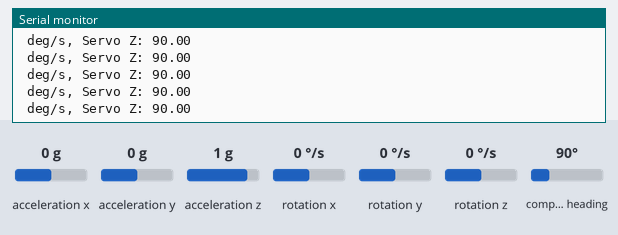
Bench run of a sketch on a simulated Arduino Uno, built with avr-gcc and run on an emulated ATmega328P. On the bench: the last lines printed to the serial monitor. The inputs (shaded band) are chosen by the test bench; at power-on: rotation z 0 °/s, acceleration x 0 g, acceleration y 0 g, acceleration z 1 g, rotation x 0 °/s, rotation y 0 °/s, compass heading 90°.

Above: at 2.2 s.
2.3 s: rotation z set to -192 °/s
At 2.34 s:
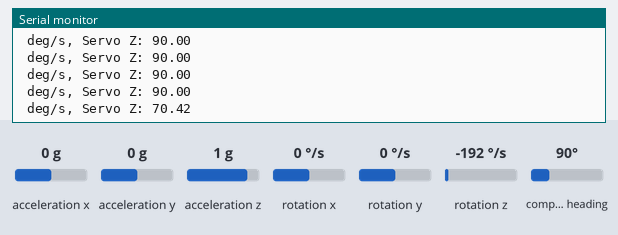
5.3 s: rotation z set to 192 °/s
At 5.3 s:
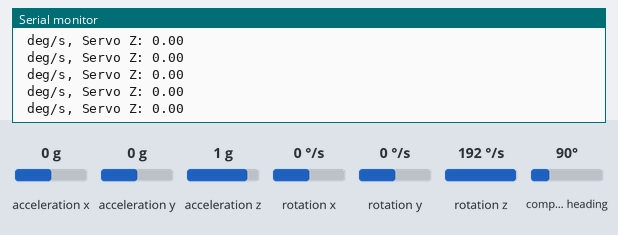
Timing chart, 0 to 8.3 s (numbered marks = the images above; inputs shaded):
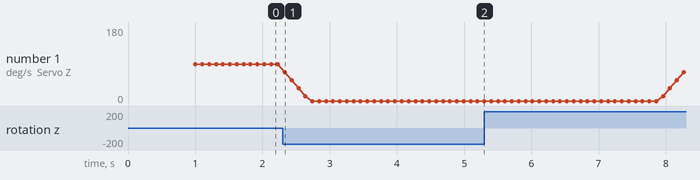

Measured:
- after the input at 2.3 s, the serial monitor: prints a new line at once (image 1)
- plotted number 1: 90 → 0 after the input at 2.3 s, 0 → 180 after the input at 5.3 s

The sketch:

main.ino
```cpp
#include <Wire.h>
#include <Adafruit_Sensor.h>
#include <Adafruit_BNO055.h>

Adafruit_BNO055 bno = Adafruit_BNO055(55);

float prevTime = 0;
float currentAngleZ = 0; // To store the cumulative rotation (yaw)
float servoZ = 90;  // Starting position for the servo motor (assuming 90 is straight ahead)

void setup() {
  Serial.begin(9600);
  Serial.println("Initializing BNO055...");

  if (!bno.begin()) {
    Serial.println("BNO055 not detected, check wiring.");
    while (1);
  }

  delay(1000);
  bno.setExtCrystalUse(true);
  prevTime = millis();
}

void loop() {
  unsigned long currentTime = millis();
  float deltaTime = (currentTime - prevTime) / 1000.0;  // Time difference in seconds
  prevTime = currentTime;

  // Get gyroscope data (angular velocity in deg/s)
  imu::Vector<3> gyro = bno.getVector(Adafruit_BNO055::VECTOR_GYROSCOPE);
  float gyroZ = gyro.z(); // Angular velocity around Z-axis (yaw)

  // Integrate angular velocity to get total rotation angle
  currentAngleZ += gyroZ * deltaTime;

  // Translate to motor control: assuming we map the angle to the servo
  // You can map this angle to your servo's range (0° to 180°)
  servoZ = 90 + currentAngleZ;  // This is just an example, adjust based on your setup

  // Bound servoZ to servo motor limits (0° to 180°)
  if (servoZ > 180) servoZ = 180;
  if (servoZ < 0) servoZ = 0;

  // Print out the angle for plotting/servo control

  Serial.print(" deg/s, Servo Z: ");
  Serial.println(servoZ);

  delay(100);  // Adjust based on the desired response rate
}
```
